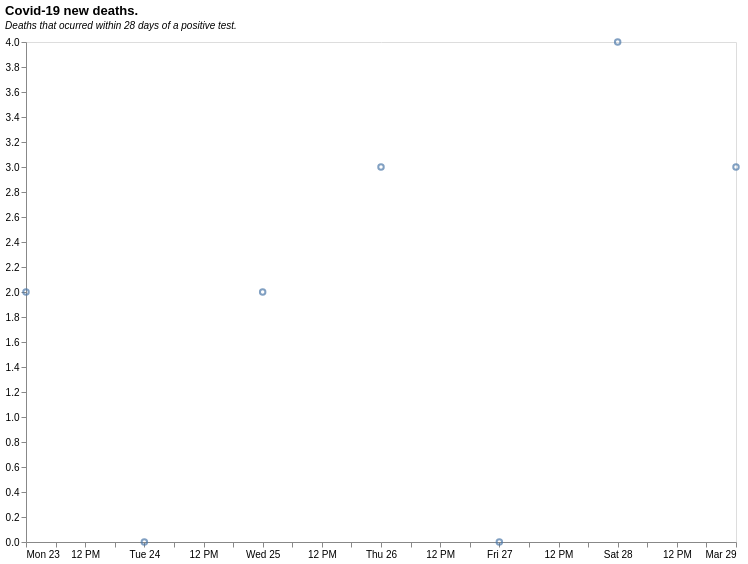

Here is the Vega-Lite specification saved for this chart:
### Vega-Lite specification from a JSON file in a GitHub repository (floating-point values rounded to 4 significant figures)
{"$schema": "https://vega.github.io/schema/vega-lite/v5.json", "title": {"text": "Covid-19 new deaths.", "subtitle": "Deaths that ocurred within 28 days of a positive test.", "subtitleFontStyle": "italic", "subtitleFontSize": 10, "anchor": "start", "color": "black"}, "data": {"values": [{"date": "21/03/2020", "newDeaths28DaysByDeathDate": 1}, {"date": "22/03/2020", "newDeaths28DaysByDeathDate": 1}, {"date": "03/23/2020", "newDeaths28DaysByDeathDate": 2}, {"date": "03/24/2020", "newDeaths28DaysByDeathDate": 0}, {"date": "03/25/2020", "newDeaths28DaysByDeathDate": 2}, {"date": "03/26/2020", "newDeaths28DaysByDeathDate": 3}, {"date": "03/27/2020", "newDeaths28DaysByDeathDate": 0}, {"date": "03/28/2020", "newDeaths28DaysByDeathDate": 4}, {"date": "03/29/2020", "newDeaths28DaysByDeathDate": 3}]}, "height": 500, "width": 710, "mark": {"type": "point", "point": false}, "encoding": {"x": {"field": "date", "type": "temporal", "title": null, "axis": {"grid": false}}, "y": {"field": "newDeaths28DaysByDeathDate", "type": "quantitative", "title": null, "axis": {"grid": false}}}}
